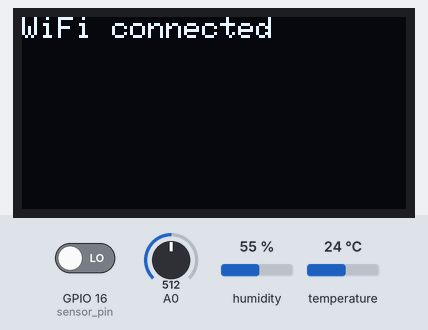
Bench run of a sketch on a simulated ESP8266 (NodeMCU). Parts: 128×64 one-colour display. Inputs (shaded band) come from the test bench; at power-on: GPIO 16 (sensor_pin) LOW, A0 = 512, humidity 55 %, temperature 24 °C. WiFi joins after 1.5 s; servers stay silent unless stated; what the sketch prints to the serial monitor is not drawn.

Above: at 1.7 s.
At 6.8 s:
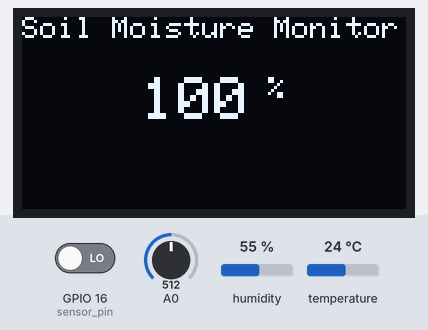
6.9 s: GPIO 16 (sensor_pin) driven HIGH
At 7.9 s:
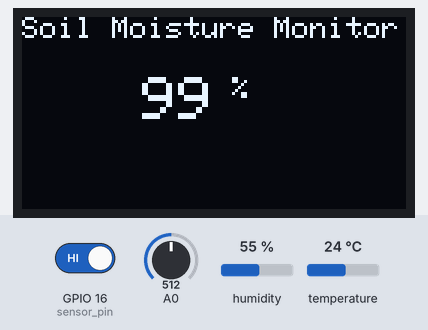
Timing chart, 0 to 9.9 s (numbered marks = the images above; inputs shaded):
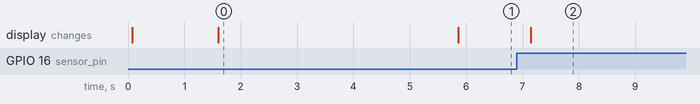

The sketch:

iot_agri.ino
```cpp
#include <ESP8266WiFi.h>
#include <SPI.h>
#include <Wire.h>
#include <Adafruit_GFX.h>
#include <Adafruit_SSD1306.h>
#include <DHT.h>  // Including library for dht

#define SCREEN_WIDTH 128    // OLED display width, in pixels
#define SCREEN_HEIGHT 64    // OLED display height, in pixels
#define OLED_RESET -1       // Reset pin # (or -1 if sharing Arduino reset pin)
Adafruit_SSD1306 display(SCREEN_WIDTH, SCREEN_HEIGHT, &Wire, OLED_RESET);
String apiKey = "YY7W4EF1FDB45OHY"; // Enter your Write API key from ThingSpeak
const char *ssid = "POCO X3";     // replace with your wifi ssid and wpa2 key
const char *pass = "7780190077";
const char* server = "api.thingspeak.com";

#define DHTPIN 0          //pin where the dht11 is connected

DHT dht(DHTPIN, DHT11);
const int sensor_pin = 16;  // Connect Soil moisture analog sensor pin to A0 of NodeMCU
WiFiClient client;

void TempHum(float t,float h){

  if (isnan(h) || isnan(t))
  {
    Serial.println("Failed to read from DHT sensor!");
    return;
  }

  if (client.connect(server,80))   //   "184.106.153.149" or api.thingspeak.com
  {

    String postStr = apiKey;
    postStr +="&field1=";
    postStr += String(t);
    postStr +="&field2=";
    postStr += String(h);
    postStr += "\r\n\r\n";

    client.print("POST /update HTTP/1.1\n");
    client.print("Host: api.thingspeak.com\n");
    client.print("Connection: close\n");
    client.print("X-THINGSPEAKAPIKEY: "+apiKey+"\n");
    client.print("Content-Type: application/x-www-form-urlencoded\n");
    client.print("Content-Length: ");
    client.print(postStr.length());
    client.print("\n\n");
    client.print(postStr);

    Serial.print("Temperature: ");
    Serial.print(t);
    Serial.print(" degrees Celcius, Humidity: ");
    Serial.print(h);
    Serial.println("%. Send to Thingspeak.");
  }

}
void Moist(int moisture_percentage){

    Serial.print("Soil Moisture(in Percentage) = ");
    Serial.print(moisture_percentage);
    Serial.println("%");
    display.clearDisplay();
    display.setCursor(0,0);  //oled display
    display.setTextSize(1);
    display.setTextColor(WHITE);
    display.println("Soil Moisture Monitor");
    display.setCursor(40,20);  //oled display
    display.setTextSize(2);
    display.setTextColor(WHITE);
    display.print(moisture_percentage);
    display.setTextSize(1);
    display.setTextColor(WHITE);
    display.println(" %");
    display.display();
  if (client.connect(server, 80)) // "184.106.153.149" or api.thingspeak.com
  {
    String postStr = apiKey;
    postStr += "&field3=";
    postStr += String(moisture_percentage);
    postStr += "r\n";
    client.print("POST /update HTTP/1.1\n");
    client.print("Host: api.thingspeak.com\n");
    client.print("Connection: close\n");
    client.print("X-THINGSPEAKAPIKEY: " + apiKey + "\n");
    client.print("Content-Type: application/x-www-form-urlencoded\n");
    client.print("Content-Length: ");
    client.print(postStr.length());
    client.print("\n\n");
    client.print(postStr);
    Serial.print("Data Send to Thingspeak");
  }
}

void IntenSity(float voltage){

  // print out the value you read:
  Serial.println(voltage);
    if (client.connect(server, 80)) // "184.106.153.149" or api.thingspeak.com
  {
    String postStr = apiKey;
    postStr += "&field4=";
    postStr += String(voltage);
    postStr += "r\n";
    client.print("POST /update HTTP/1.1\n");
    client.print("Host: api.thingspeak.com\n");
    client.print("Connection: close\n");
    client.print("X-THINGSPEAKAPIKEY: " + apiKey + "\n");
    client.print("Content-Type: application/x-www-form-urlencoded\n");
    client.print("Content-Length: ");
    client.print(postStr.length());
    client.print("\n\n");
    client.print(postStr);
    Serial.print("Data Send to Thingspeak");
  }
    client.stop();
    Serial.println("Waiting...");
    delay(500);      // thingspeak needs minimum 15 sec delay between updates.
}
void setup() {
  Serial.begin(115200);
  delay(10);
  dht.begin();
  display.begin(SSD1306_SWITCHCAPVCC, 0x3C); //initialize with the I2C addr 0x3C (128x64)
  display.clearDisplay();
  delay(10);
  Serial.println("Connecting to ");
  Serial.println(ssid);
  display.clearDisplay();
  display.setCursor(0,0);
  display.setTextSize(1);
  display.setTextColor(WHITE);
  display.println("Connecting to ");
  display.setTextSize(2);
  display.print(ssid);
  display.display();
  WiFi.begin(ssid, pass);
  while (WiFi.status() != WL_CONNECTED)
  {
    delay(500);
    Serial.print(".");
  }
    Serial.println("");
    Serial.println("WiFi connected");
    display.clearDisplay();
    display.setCursor(0,0);
    display.setTextSize(1);
    display.setTextColor(WHITE);
    display.print("WiFi connected");
    display.display();
    delay(4000);
}
void loop()
{

  float h = dht.readHumidity();
  float t = dht.readTemperature();
  TempHum(t,h);
  int moisture_percentage;
  moisture_percentage = ( 100.00 - ( (digitalRead(sensor_pin)/1023.00) * 100.00 ) );
  Moist(moisture_percentage);

  // read the input on analog pin 0:
  int sensorValue = analogRead(A0);
  // Convert the analog reading (which goes from 0 - 1023) to a voltage (0 - 5V):
  float voltage = sensorValue* (100.0 / 1023.0);
  int IntenSity(voltage);
}
```

Measured:
- after the input at 6.9 s, the display: changes after 0.25 s (image 2)
- what the display in image 0 shows lasts 4.3 s, from 1.6 s to 5.9 s
